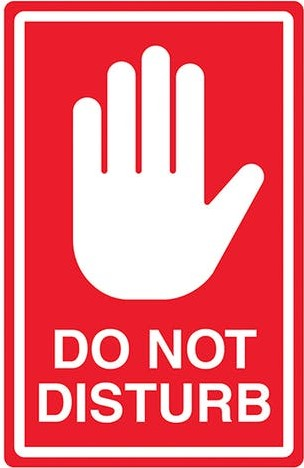
#> input picture Building_an_IoT_Smart_Clock/Image Converter/dnd.jpg, 304 x 468 px
$ python converter.py -i dnd.jpg   (older library calls are emulated)
#> lines starting #> are read from the running program, lines starting #| are printed output that depends on the picture
#!python3

# Import the necessary packages
from PIL import Image, ImageOps
from argparse import ArgumentParser
import sys
import math

# Set the width and height of the display
SCREEN_WIDTH = 1200
SCREEN_HEIGHT = 825

if SCREEN_WIDTH % 2:
    print("image width must be even!", file=sys.stderr)
    sys.exit(1)

# Argument parser to pass the image, file name, and variable name in the output header file
parser = ArgumentParser()
parser.add_argument('-i', action="store", dest="inputfile")
parser.add_argument('-n', action="store", dest="name")
parser.add_argument('-o', action="store", dest="outputfile")

args = parser.parse_args()

im = Image.open(args.inputfile)
#> im is the input picture: PIL image 304x468 RGB; mean R, G, B 238.5, 115.3, 124.2

# convert to grayscale
im = im.convert(mode='L')
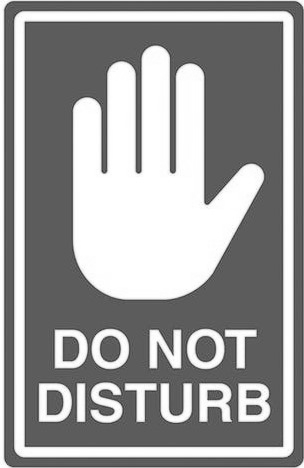
#> im: PIL image 304x468 L; min 47, max 255, mean 153.2
im.thumbnail((SCREEN_WIDTH, SCREEN_HEIGHT), Image.ANTIALIAS)

# Write out the output file.
#> (the run stopped early here; a loop or call above may not have finished)
